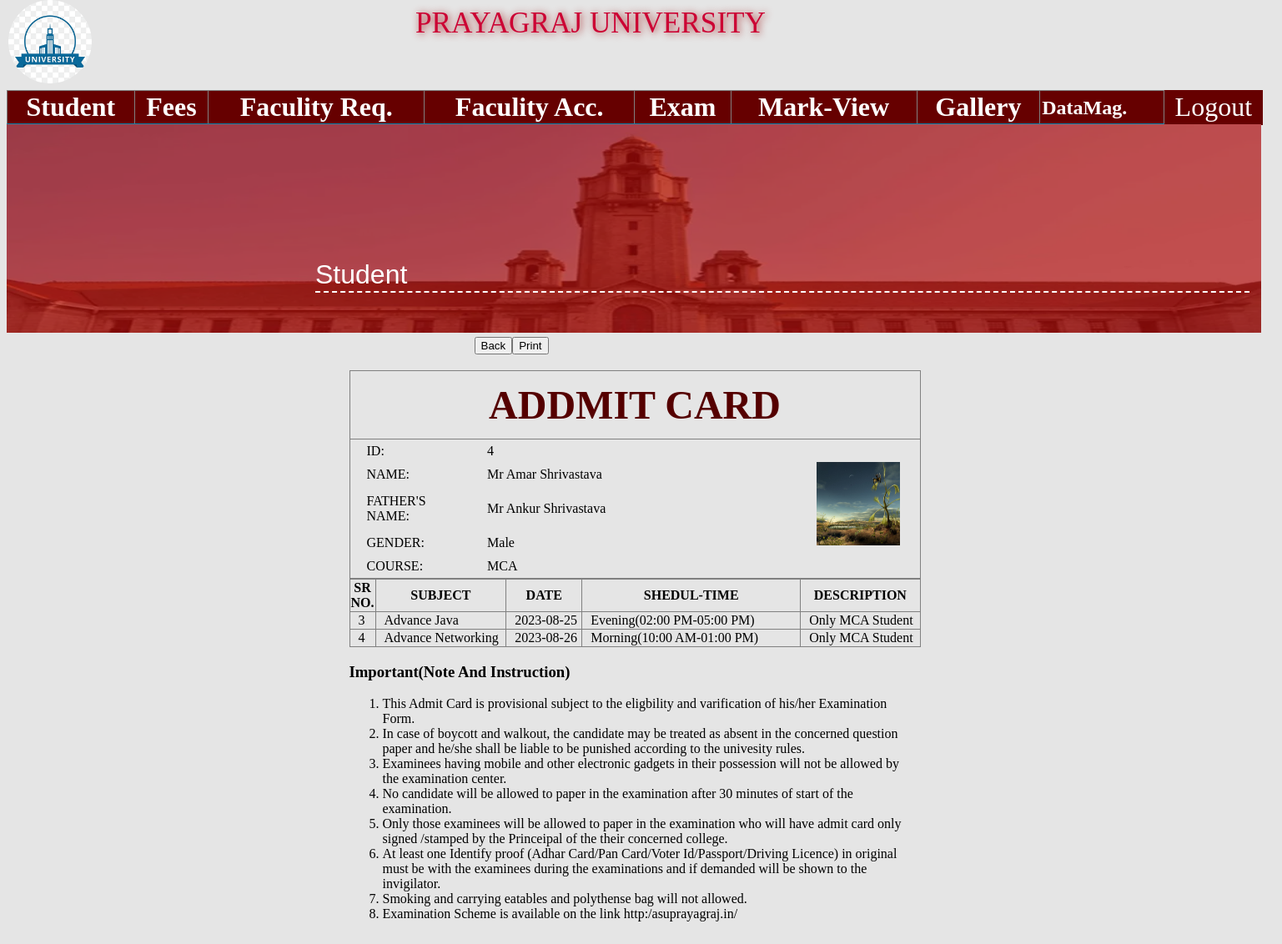
Page /_admin/Admit_card.php?st_id=4 on the committed database.
### tables this page shows
CREATE TABLE IF NOT EXISTS `student` (
  `st_id` int(255) NOT NULL auto_increment,
  `st_name` varchar(255) NOT NULL,
  `st_father` varchar(255) NOT NULL,
  `st_phone` varchar(255) NOT NULL,
  `st_email` varchar(255) NOT NULL,
  `st_gender` varchar(255) NOT NULL,
  `st_qualification` varchar(255) NOT NULL,
  `st_dob` varchar(255) NOT NULL,
  `st_doa` varchar(255) NOT NULL,
  `st_course` varchar(255) NOT NULL,
  `st_category` varchar(255) NOT NULL,
  `st_country` varchar(255) NOT NULL,
  `st_state` varchar(255) NOT NULL,
  `st_pincode` varchar(255) NOT NULL,
  `st_image` varchar(255) NOT NULL,
  `st_address1` varchar(255) NOT NULL,
  `st_address2` varchar(255) NOT NULL,
  PRIMARY KEY  (`st_id`)
);

CREATE TABLE IF NOT EXISTS `course` (
  `course_id` int(20) NOT NULL auto_increment,
  `course_name` varchar(255) NOT NULL,
  `course_fees` varchar(255) NOT NULL,
  `course_Dur` varchar(255) NOT NULL,
  `course_eligble` varchar(255) NOT NULL,
  PRIMARY KEY  (`course_id`)
);

CREATE TABLE IF NOT EXISTS `exams` (
  `exam_id` int(255) NOT NULL auto_increment,
  `exam_title` varchar(255) NOT NULL,
  `exam_course` varchar(255) NOT NULL,
  `exam_subject` varchar(255) NOT NULL,
  `exam_date` varchar(255) NOT NULL,
  `exam_shift` varchar(255) NOT NULL,
  `exam_desc` varchar(255) NOT NULL,
  PRIMARY KEY  (`exam_id`)
);

CREATE TABLE IF NOT EXISTS `subject` (
  `subject_id` int(255) NOT NULL auto_increment,
  `subject_name` varchar(255) NOT NULL,
  `subject_course` varchar(255) NOT NULL,
  `subject_total_mark` varchar(255) NOT NULL,
  `subject_practical_mark` varchar(255) NOT NULL,
  PRIMARY KEY  (`subject_id`)
);

### _admin/includes/functions.php (called while the page is built, shortened)
<?php
function get_single_value($table,$col_id,$col_name,$sel){
global $con;
$sql="select $col_name from $table where $col_id='$sel'";
$rs=mysqli_query($con,$sql)or die(mysqli_error($con));
$data=mysqli_fetch_assoc($rs);
return $data[$col_name];
}
?>

### _admin/Admit_card.php (the view, shortened to what this page needs)
<?php
 include("includes/header.php");
 global $con;
 $sql="select * from student where st_id='$_REQUEST[st_id]'";
 $rs=mysqli_query($con,$sql)or die(mysqli_error($con));
 $data=mysqli_fetch_assoc($rs);
?>
<form action="" method="post" enctype="multipart/form-data">
<div style="position:relative;top:55px;">
<div class="data-print"><input type="button" value="Back" onclick="javascript:history.back();" /><input type="button" value="Print" onclick="javascript:printOut();" /></div>
<div class="main-div">
<img id="img" src="uploads/<?=$data[st_image]?>" width="100px" height="100px"/>
  <table width="685" class="admit_table" height="250" border="1px" >
  	    <tr>
     	 <th colspan="2" id="stu-heading" style="text-align:center">ADDMIT CARD</th>
    </tr>
    <tr>
      <td width="75">ID:</td>
      <td width="337"><?=$data[st_id]?></td>
    </tr>
    <tr>
      <td>NAME:</td>
      <td><?=$data[st_name]?></td
    ></tr>
    <tr>
      <td>FATHER'S NAME:</td>
      <td><?=$data[st_father]?></td>
    </tr>
    <tr>
      <td>GENDER:</td>
	  <td><?=$data[st_gender]?></td>
    </tr>
    <tr>
      <td>COURSE:</td>
	  <td><?=get_single_value("course","course_id","course_name",$data[st_course])?></td>
    </tr>
  </table>
  <table width="685px" border="1" class="admit-data-table">
    <tr>
      <th scope="col">SR NO.</th>
      <th scope="col">SUBJECT</th>
      <th scope="col">DATE</th>
      <th scope="col">SHEDUL-TIME</th>
	   <th scope="col">DESCRIPTION</th>
    </tr>
	<?php
	 $esql="select * from exams where exam_course='$data[st_course]'";
	 $ers=mysqli_query($con,$esql)or die(mysqli_error($con));
	while($edata=mysqli_fetch_assoc($ers)){ ?>
    <tr>
      <td width="10px"><?=$edata[exam_id]?></td>
      <td><?=get_single_value("subject","subject_id","subject_name",$edata[exam_subject])?></td>
      <td><?=$edata[exam_date]?></td>
      <td width="250px"><?=$edata[exam_shift]?></td>
      <td><?=$edata[exam_desc]?></td>
    </tr>
	<?php }?>
  </table>
  <div class="instruction-admit">
  <table class="inst-ele">
  			<h3><b>Important(Note And Instruction)</b></h3>
	<ol>
		<li>This Admit Card is provisional subject to the eligbility and varification of his/her Examination Form.</li>
		<li>In case of boycott and walkout, the candidate may be treated as absent in the concerned question paper and he/she shall be liable to be punished according to the univesity rules. </li>
		<li>Examinees having mobile and other electronic gadgets in their possession will not be allowed by the examination center.</li>
		<li>No candidate will be allowed to paper in the examination after 30 minutes of start of the examination.</li>
		<li>Only those examinees will be allowed to paper in the examination who will have admit card only signed /stamped by the Princeipal of the their concerned college.</li>
		<li>At least one Identify proof (Adhar Card/Pan Card/Voter Id/Passport/Driving Licence) in original must be with the examinees during the examinations and if demanded will be shown to the invigilator.</li>
		<li>Smoking and carrying eatables and polythense bag will not allowed.</li>
		<li>Examination Scheme is available on the link http:/asuprayagraj.in/</li>
	</ol>
  </table>
  </div>
</div>
</div>
</form>

### _admin/css/university_css.css (style rules this page uses)
body { background-color:rgba(0,0,0,0.1); }
#stu-heading { background-color:none; color:#550000; font-size: 3em; }
#img { position:relative; top:150; right:-560px; }
.admit_table { border-collapse:collapse; margin-top:-60px; }
.admit-data-table { border-collapse:collapse; padding-left:40px; }
.admit-data-table td { padding-left:10px; }
.admit_table td { border:none; padding-left:20px; }
.instruction-admit { margin-top:1px; width:665px; height:400px; }
.main-div { margin:auto; width:700px; height:auto; }
.data-print { width:400px; height:0px; margin:auto; margin-top:10px; }

### rows in the picture
student: st_image (picture), st_id "4", st_name "Mr Amar Shrivastava", st_father "Mr Ankur Shrivastava", st_gender "Male", st_course.course_name "MCA"
exams: exam_id "3", exam_subject.subject_name "Advance Java", exam_date "2023-08-25", exam_shift "Evening(02:00 PM-05:00 PM)", exam_desc "Only MCA Student"
exams: exam_id "4", exam_subject.subject_name "Advance Networking", exam_date "2023-08-26", exam_shift "Morning(10:00 AM-01:00 PM)", exam_desc "Only MCA Student"
